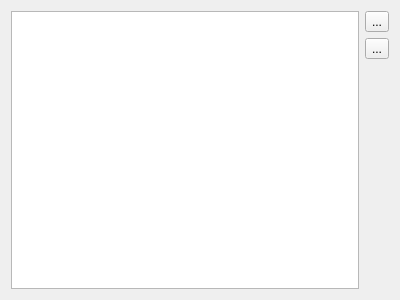
<?xml version="1.0" encoding="UTF-8"?>
<ui version="4.0">
 <class>NotificationMessagesList</class>
 <widget class="QWidget" name="NotificationMessagesList">
  <property name="geometry">
   <rect>
    <x>0</x>
    <y>0</y>
    <width>400</width>
    <height>300</height>
   </rect>
  </property>
  <property name="windowTitle">
   <string>Form</string>
  </property>
  <layout class="QHBoxLayout" name="horizontalLayout">
   <item>
    <widget class="SettingsList" name="typeAlertsListLW"/>
   </item>
   <item>
    <layout class="QHBoxLayout" name="horizontalLayout_23">
     <item>
      <layout class="QVBoxLayout" name="verticalLayout_3">
       <item>
        <widget class="QToolButton" name="toolButton_8">
         <property name="text">
          <string>...</string>
         </property>
         <property name="icon">
          <iconset resource="images.qrc">
           <normaloff>:/images/list-add.png</normaloff>:/images/list-add.png</iconset>
         </property>
        </widget>
       </item>
       <item>
        <widget class="QToolButton" name="toolButton_9">
         <property name="text">
          <string>...</string>
         </property>
         <property name="icon">
          <iconset resource="images.qrc">
           <normaloff>:/images/list-remove.png</normaloff>:/images/list-remove.png</iconset>
         </property>
        </widget>
       </item>
       <item>
        <spacer name="verticalSpacer_3">
         <property name="orientation">
          <enum>Qt::Vertical</enum>
         </property>
         <property name="sizeHint" stdset="0">
          <size>
           <width>20</width>
           <height>40</height>
          </size>
         </property>
        </spacer>
       </item>
      </layout>
     </item>
    </layout>
   </item>
  </layout>
 </widget>
 <customwidgets>
  <customwidget>
   <class>SettingsList</class>
   <extends>QListWidget</extends>
   <header>SettingsList.h</header>
  </customwidget>
 </customwidgets>
 <resources>
  <include location="images.qrc"/>
 </resources>
 <connections>
  <connection>
   <sender>toolButton_8</sender>
   <signal>pressed()</signal>
   <receiver>NotificationMessagesList</receiver>
   <slot>appendItemST()</slot>
   <hints>
    <hint type="sourcelabel">
     <x>379</x>
     <y>19</y>
    </hint>
    <hint type="destinationlabel">
     <x>389</x>
     <y>368</y>
    </hint>
   </hints>
  </connection>
  <connection>
   <sender>toolButton_9</sender>
   <signal>pressed()</signal>
   <receiver>NotificationMessagesList</receiver>
   <slot>deleteItemST()</slot>
   <hints>
    <hint type="sourcelabel">
     <x>386</x>
     <y>48</y>
    </hint>
    <hint type="destinationlabel">
     <x>461</x>
     <y>61</y>
    </hint>
   </hints>
  </connection>
  <connection>
   <sender>typeAlertsListLW</sender>
   <signal>itemActivated(QListWidgetItem*)</signal>
   <receiver>NotificationMessagesList</receiver>
   <slot>itemActivatedST(QListWidgetItem*)</slot>
   <hints>
    <hint type="sourcelabel">
     <x>230</x>
     <y>252</y>
    </hint>
    <hint type="destinationlabel">
     <x>219</x>
     <y>392</y>
    </hint>
   </hints>
  </connection>
 </connections>
 <slots>
  <slot>itemActivatedST(QListWidgetItem*)</slot>
  <slot>appendItemST()</slot>
  <slot>deleteItemST()</slot>
 </slots>
</ui>
